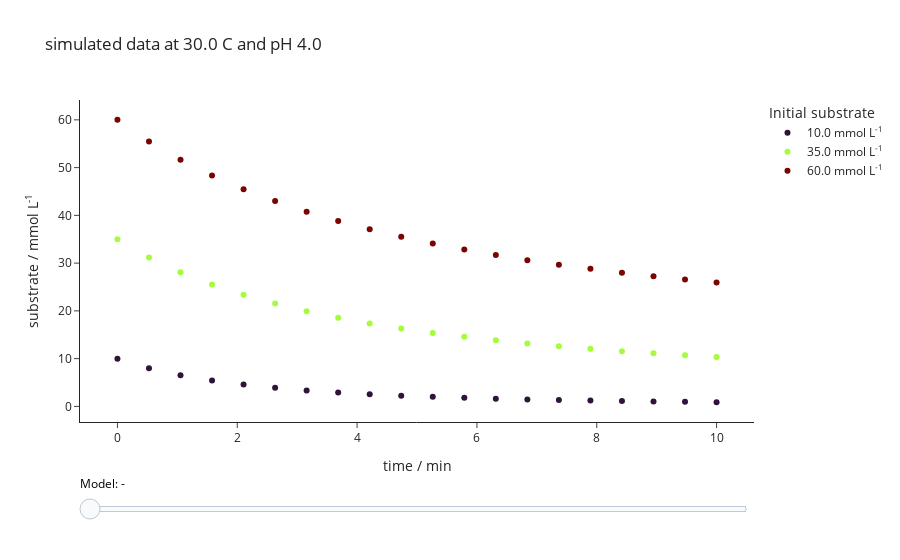
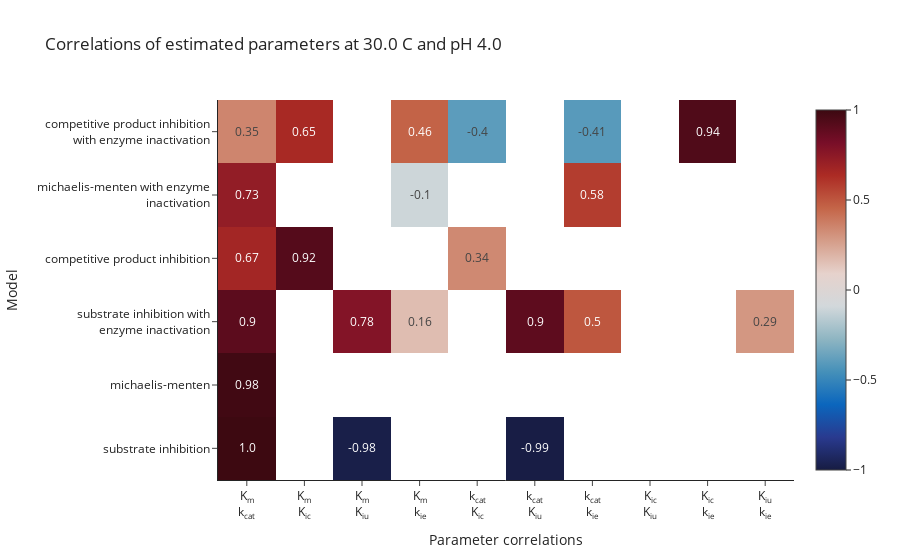

Notebook code cell kept with these figures, in order:
### Code cell
estimator.visualize()
estimator.correlations()
